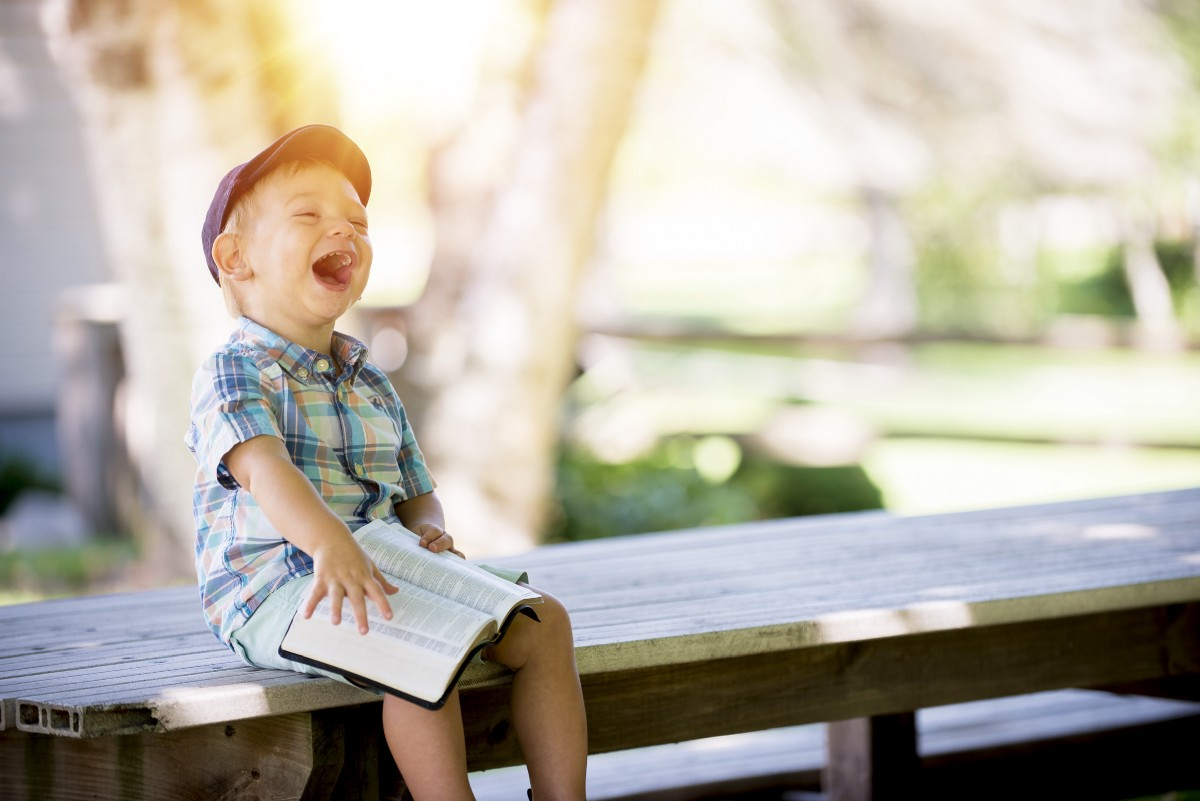
#> input picture imageSketch/image.jpeg, 1200 x 801 px
$ python imageSketch.py
#> lines starting #> are read from the running program, lines starting #| are printed output that depends on the picture


import cv2

image = cv2.imread("image.jpeg")
#> image is the input picture: shape (801, 1200, 3); mean B, G, R 166.8, 178, 182.8

gray_image = cv2.cvtColor(image , cv2.COLOR_BGR2GRAY)
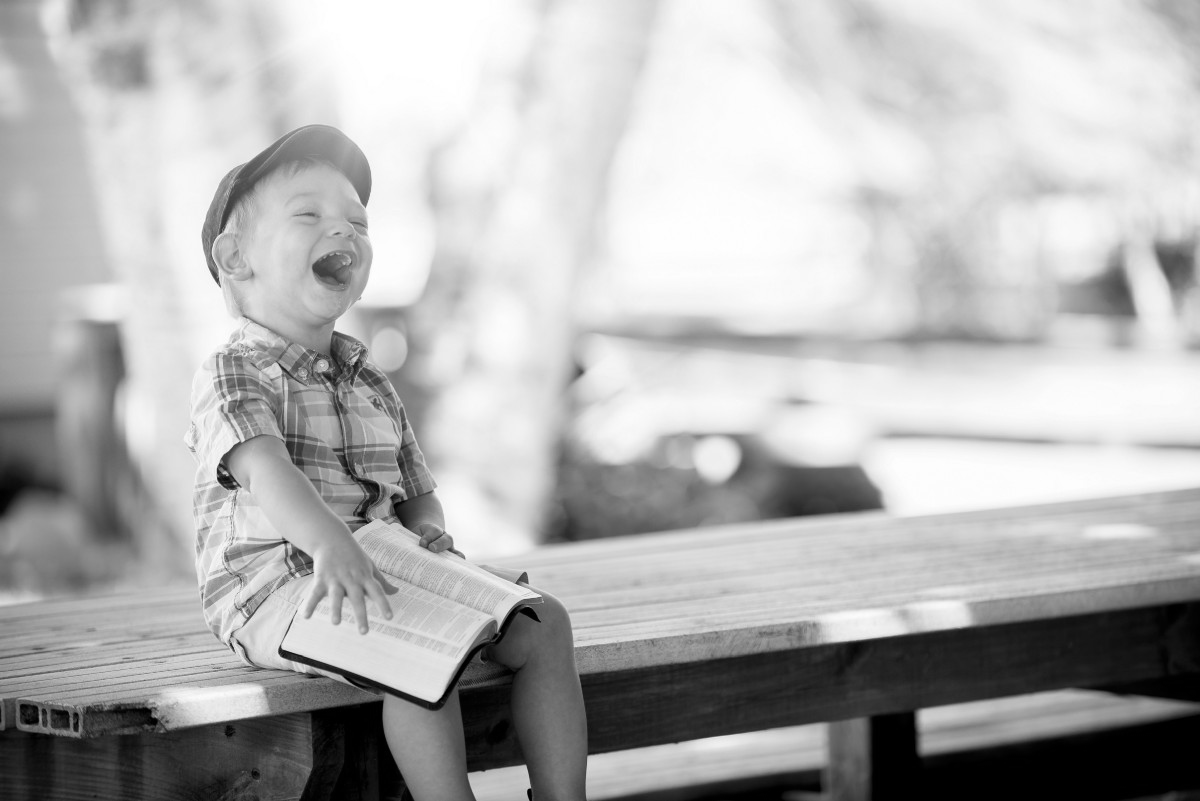
#> gray_image: shape (801, 1200); min 0, max 255, mean 178.2
inverted = 255-gray_image
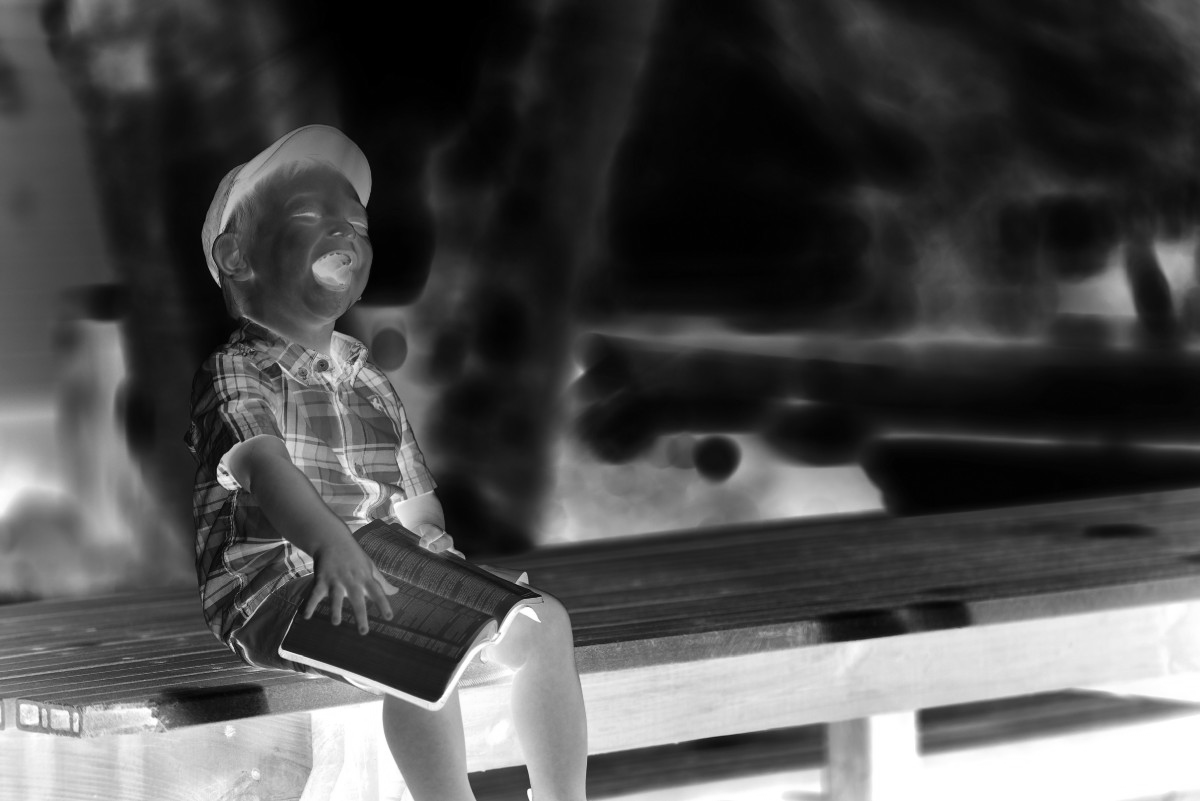
#> inverted: shape (801, 1200); min 0, max 255, mean 76.8

#> (the run stopped early here; a loop or call above may not have finished)
